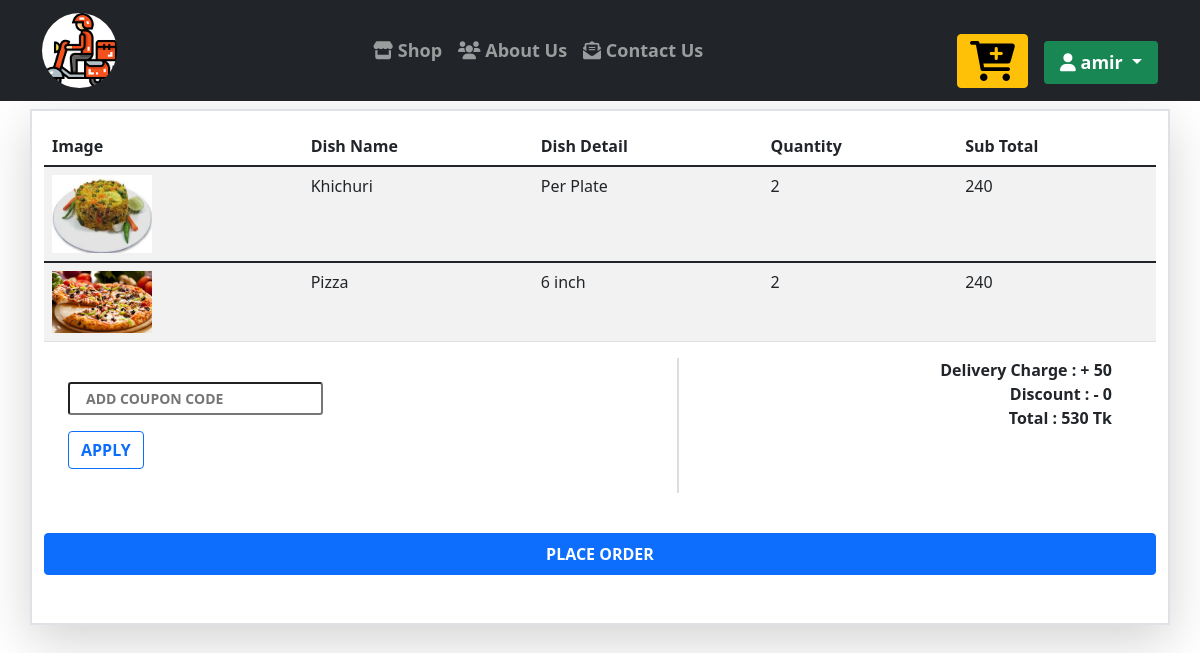
Page /Front/checkout.php (signed in) on the committed database.
### tables this page shows
CREATE TABLE `cart` (
  `cart_id` int(11) NOT NULL,
  `user_id` int(11) NOT NULL,
  `product_detaill_id` int(11) NOT NULL,
  `product_quantity` int(11) NOT NULL,
  `dt` timestamp NOT NULL DEFAULT current_timestamp() ON UPDATE current_timestamp()
);

CREATE TABLE `dish` (
  `id` int(11) NOT NULL,
  `category_id` int(11) NOT NULL,
  `dish` varchar(100) NOT NULL,
  `dish_detail` text NOT NULL,
  `image` text NOT NULL,
  `status` int(5) NOT NULL,
  `added_on` timestamp NOT NULL DEFAULT current_timestamp()
);

CREATE TABLE `dish_detail` (
  `id` int(11) NOT NULL,
  `dish_id` int(11) NOT NULL,
  `attribute` varchar(100) NOT NULL,
  `price` int(11) NOT NULL,
  `status` int(11) NOT NULL,
  `added_on` timestamp NOT NULL DEFAULT current_timestamp() ON UPDATE current_timestamp()
);

### Front/checkout.php (the view, shortened to what this page needs)
<?php
require_once('../_dbConnect.php');
require_once('_header.php');
$discount=0;
    ?>
    <!doctype html>
    <html lang="en">
    <head>
        <link href="https://cdn.jsdelivr.net/npm/bootstrap@5.1.3/dist/css/bootstrap.min.css" rel="stylesheet">
        <link rel="stylesheet" href="https://cdnjs.cloudflare.com/ajax/libs/font-awesome/6.0.0-beta2/css/all.min.css"
        />
        <link rel="stylesheet" href="style.css">
    </head>
        <body>
            <div class="container py-3 border border-gray border-2 shadow-lg my-2">
                    <table class="table table-striped table-hover">
                        <thead>
                            <tr>
                                <th scope="col" width="">Image</th>
                                <th scope="col">Dish Name</th>
                                <th scope="col">Dish Detail</th>
                                <th scope="col">Quantity</th>
                                <th scope="col">Sub Total</th>
                            </tr>
                        </thead>
                        <?php
$userId = $_SESSION['userId'];
       $selectCart = mysqli_query($connection," SELECT * FROM `cart` INNER JOIN dish_detail ON cart.product_detaill_id = dish_detail.id AND cart.user_id = '$userId' INNER JOIN `dish` ON dish_detail.dish_id = dish.id ");
  $product = mysqli_num_rows($selectCart);
  $carttotal = 0;
  if($product>0){
    while($productRow = mysqli_fetch_assoc($selectCart)){
    echo ' <tbody>
    <tr>
      <td> <img src="../uploads/'.$productRow['image'] .' " class= "img-fluid" id="cartimg" alt="" srcset=""></td>
      <td>'.$productRow['dish'] .'</td>
      <td>'.$productRow['attribute'] .'</td>
      <td>'.$productRow['product_quantity'] .'</td>
      <td>'. $productRow['price'] * $productRow['product_quantity'].'</td>';
      $carttotal = $carttotal +   ($productRow['price'] * $productRow['product_quantity']);
   echo ' </tr>';
    }
    echo ' </tbody>
    </table>
    <div class="container row ">
    <span class="col-4 my-2">
      <form action="checkout.php" method="POST">
      <input type="text" class="form-control-sm fw-bolder px-3 my-3" name="coupon" placeholder="ADD COUPON CODE" required>
      <input type="submit" class="btn btn-outline-primary fw-bold " name="csubmit" value="APPLY">
    </form> </span>
    <div class="col-3"></div>
    <span class="col-md-5 fw-bold px-2" style="border-left: 2px solid #ddd;">
       <div class="col-12 text-end">
        Delivery Charge  : + 50
       </div>
   <div class="row">
    <div class="col-12 text-end">
      <span class="fw-bold"> Discount : '; if($carttotal >= $discount){ echo  '-  '. $discount ;} else {echo '<small class="text-danger px-1"> Minimun Cart value doesn`t reach </small>';} echo ' </span>
    </div>
   </div>
 <div class="row">
   <div class="col-12 text-end">
    <span class="fw-bold mt-2"> Total : ';if($carttotal >= $discount){echo   $total = $carttotal - $discount + 50; }else {echo $total=  $carttotal  + 50;}  echo ' Tk  </span>
   </div>
 </div>
    </span>
    </div>
    <form action="order.php" method="post">
    <input type="hidden" name="price" value="'.$total.'">
    <div class="row mt-4">
      <div class="col-12">
        <button type="submit" name="placeOrder" class="btn btn-primary w-100 my-3 fw-bold p-2 ">PLACE ORDER</button>
      </div>
    </div>
    </form>
    ';
  }
  else{
    echo '<div class="alert alert-danger" role="alert">
    <i class="fas fa-exclamation-triangle"></i> Items Not Added Yet!
  </div>';
  }
    ?>
            </div>
        </body>
    </html>

### Front/_header.php (style rules this page uses)
#cartimg { width: 100px; }

### rows in the picture
cart: dish.image (picture), dish.dish "Khichuri", dish_detail.attribute "Per Plate", product_quantity "2", $productRow['price']*$productRow['product_quantity'] "240"
cart: dish.image (picture), dish.dish "Pizza", dish_detail.attribute "6 inch", product_quantity "2", $productRow['price']*$productRow['product_quantity'] "240"

### other values in the picture
$_SESSION['name'] "amir"
$discount "0"
$total = $carttotal - $discount + 50 "530"
